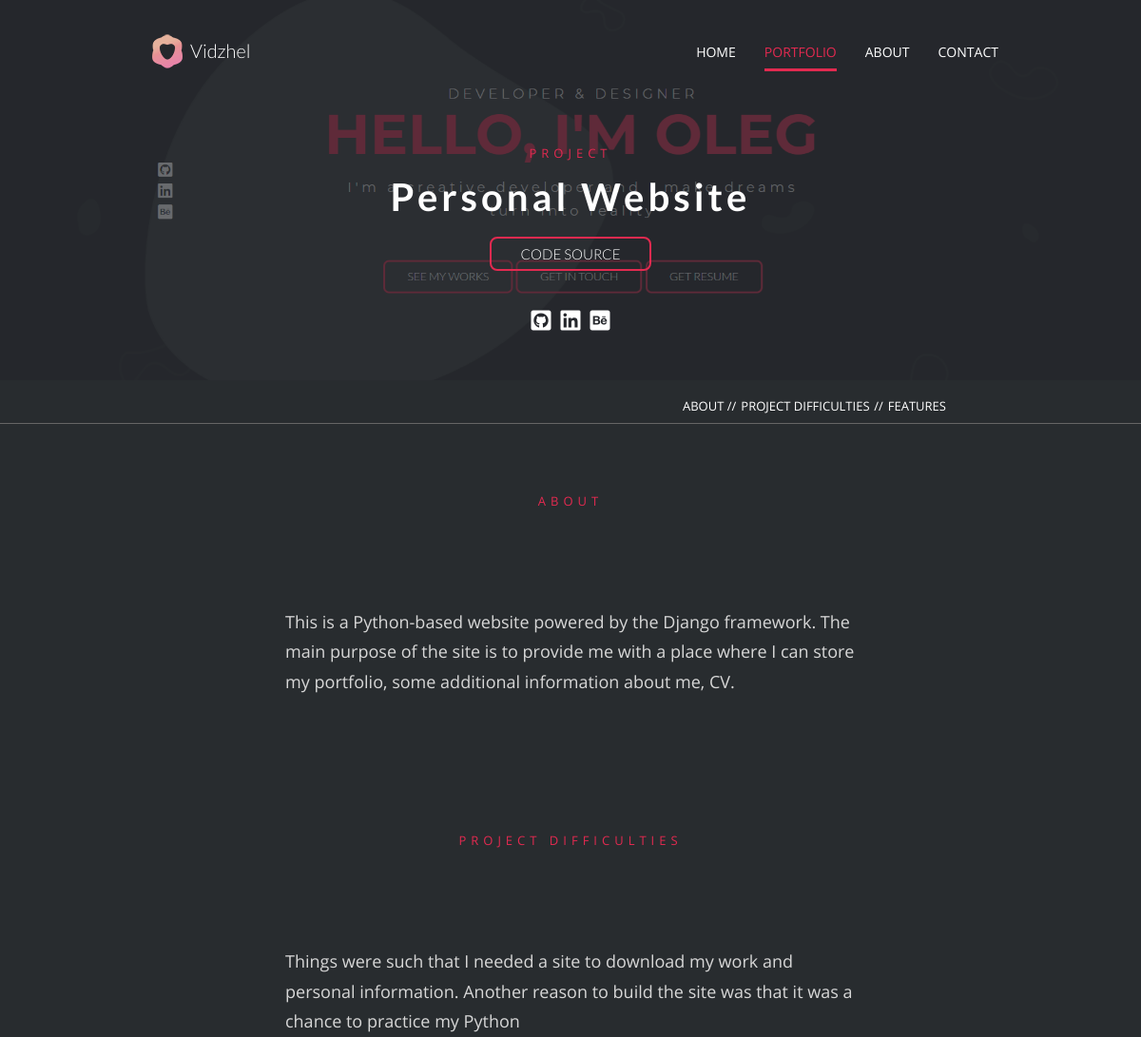
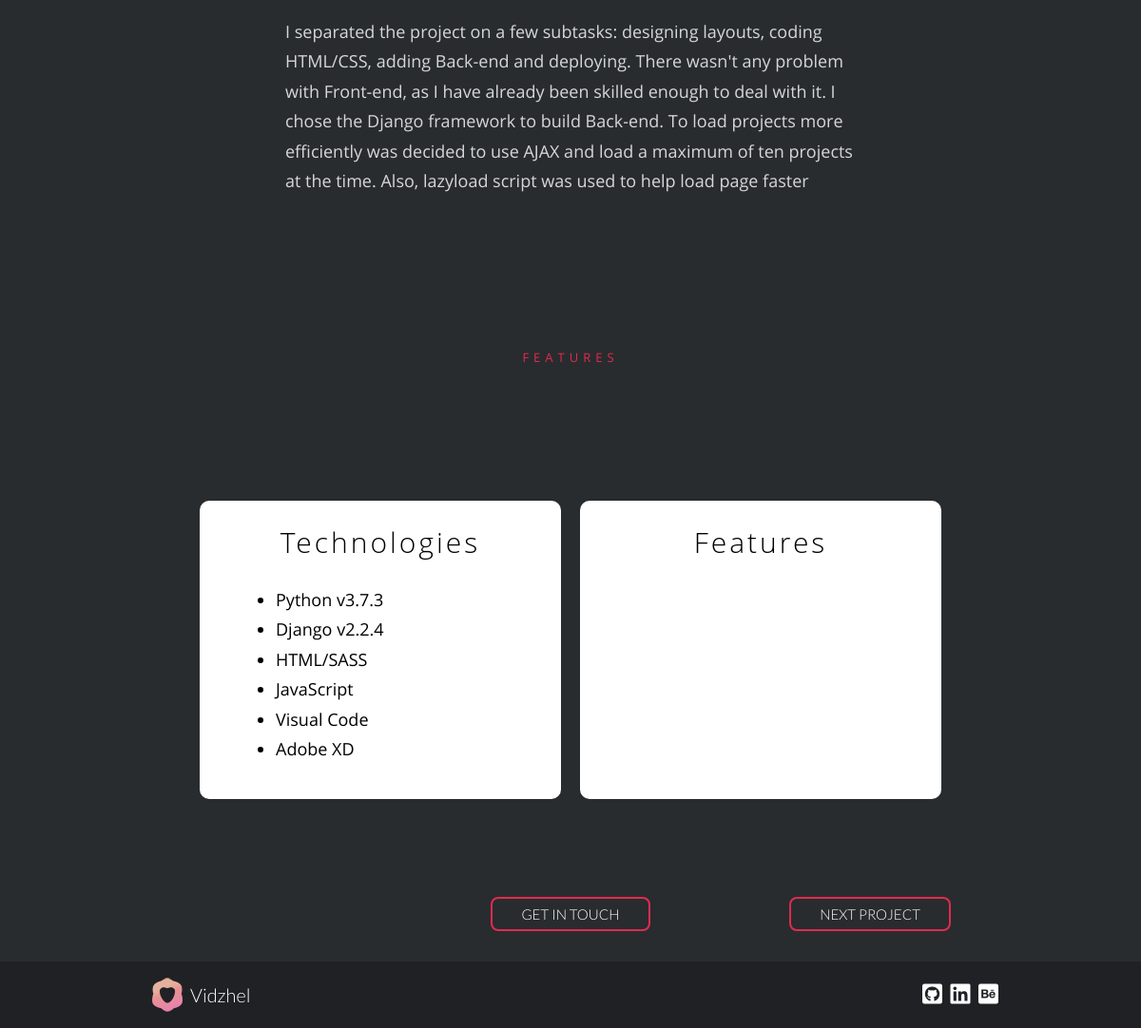
The page /portfolio/details/personal_website on the database its author committed (2 pictures, top to bottom).
### projects/models.py (models this page shows, shortened)
class ProjectItem(models.Model):
    alias = models.CharField(max_length=40, primary_key=True)
    title = models.CharField(max_length=40)
    description = models.TextField()
    img = models.ImageField(
        upload_to=f"project_item/images", help_text="Select image for this project")
    upload_date = models.DateTimeField(auto_now=False, auto_now_add=True)
    in_progress = models.BooleanField(default=False,
                                      help_text="Determines if this project currently in progress")
    code_source = models.CharField(
        max_length=100, help_text="Link on this project's code source")
    categories = models.ManyToManyField(
        Category, help_text="Choose categories for this project")
    tags = models.ManyToManyField(
        Tag, help_text="Choose tags for this project")
    about = models.TextField()
    about_img = models.ImageField(
        upload_to=f"project_item/images", help_text="Select image for this section", null=True, blank=True)
    project_difficulties = models.TextField(null=True, blank=True)
    project_difficulties_img = models.ImageField(
        upload_to=f"project_item/images", help_text="Select image for this section", null=True, blank=True)
    solutions = models.TextField(null=True, blank=True)
    solutions_img = models.ImageField(
        upload_to=f"project_item/images", help_text="Select image for this section", null=True, blank=True)
    features = models.TextField(null=True, blank=True, help_text="Each item of the list splits on two parts:\n {title%content%endtitle}{items%item1;item2;item3;%enditems}")
    technologies = models.TextField(null=True, blank=True, help_text="Each item of the list splits on two parts:\n {title%content%endtitle}{items%item1;item2;item3;%enditems}")
    list_regex = re.compile(
        r"(?:{title%\s*(?P<title>.*)\s*%endtitle})\s*(?:{items%\s*(?P<items>.*;)*\s*%enditems})?\s*", re.IGNORECASE)
    class Meta:
        ordering = ["-upload_date"]
    def get_cleaned_data(self):
        features_cleaned = [match.groupdict()
                            for match in self.list_regex.finditer(self.features)]
        technologies_cleaned = [match.groupdict()
                                for match in self.list_regex.finditer(self.technologies)]
        for feature in features_cleaned:
            if(feature["items"]):
                feature["items"] = feature.get("items", "").split(";")
        for technologie in technologies_cleaned:
            if(technologie["items"]):
                technologie["items"] = technologie.get("items", "").split(";")
        data = {
            "alias": self.alias,
            "title": self.title,
            "description": self.description,
            "img": self.img,
            "upload_date": self.upload_date,
            "in_progress": self.in_progress,
            "code_source": self.code_source,
            "categories": self.categories,
            "tags": self.tags,
            "about": self.about,
            "about_img": self.about_img,
            "project_difficulties": self.project_difficulties,
            "project_difficulties_img": self.project_difficulties_img,
            "solutions": self.solutions,
            "solutions_img": self.solutions_img,
            "features": features_cleaned,
            "technologies": technologies_cleaned,
        }
        return data

### projects/views.py (the view)
# urls.py: path("details/<slug:alias>", project_details, name="project_details"),
def project_details(request, alias):
    project = get_object_or_404(ProjectItem, pk=alias)
    projects = ProjectItem.objects.all()
    previous_project_alias =""
    next_project_alias = ""
    for i in range(len(projects)):
        if(projects[i].alias == alias):
            if(i > 0):
                previous_project_alias = projects[i-1].alias
            if(i < len(projects) - 1):
                next_project_alias = projects[i+1].alias
    print(previous_project_alias, next_project_alias)
    context = {
        "project": project.get_cleaned_data(),
        "previous_project_alias": previous_project_alias,
        "next_project_alias": next_project_alias,
    }
    return render(request, "projects/portfolio_item.html", context)

### projects/templates/projects/portfolio_item.html (shortened to what this page needs)
{% extends 'base.html' %}
{% load static %}
{% block fixed_nav %}
        <div class="nav_wrapper">
            <div class="fixed_nav">
                <div class="anim_inner outher_container">
                    <a class="logo_link" href="{% url 'home_page' %}">
                        <div class="logo">
                            <img src="{% static 'base/images/Logo.png' %}" alt="vidzhel_logo">
                            <span class="logo_text">Vidzhel</span>
                        </div>
                    </a>
                    <nav class="main_nav">
                        <ul class="list_container">
                            <div class="list">
                                <ul>
                                    <li><a href="{% url 'home_page' %}">HOME</a></li>
                                    <li class="active"><a href="{% url 'projects_list' %}">PORTFOLIO</a></li>
                                    <li><a href="{% url 'about' %}">ABOUT</a></li>
                                    <li><a href="{% url 'home_page' %}#get_in_touch">CONTACT</a></li>
                                </ul>
                            </div>
                        </ul>
                    </nav>
                </div>
            </div>
        </div>
{% endblock fixed_nav %}
{% block content %}
    <div class="parallax-window" data-z-index="1" data-speed="0.2" data-parallax="scroll"
        data-image-src="/media/{{project.img}}">
        <header class="header">
            <div class="outher_container">
                <div class="section_heading">
                    <h1>Project</h1>
                    <h2>
                        {{project.title}}
                    </h2>
                    <div class="button"><a rel="nofollow" href="{{project.code_source}}" target="_blank">code source</a></div>
                </div>
                <div class="social_media">
                    <a target="_blank" rel="nofollow" href="https://github.com/Vidzhel" class="hoverable"><i
                            class="fab fa-github-square fa-lg"></i></a>
                    <a target="_blank" rel="nofollow" href="https://www.linkedin.com/in/vidzhel/" class="hoverable"><i
                            class="fab fa-linkedin fa-lg"></i></a>
                    <a target="_blank" rel="nofollow" href="https://www.behance.net/vidzhel" class="hoverable"><i class="fab fa-behance-square fa-lg"></i></a>
                </div>
            </div>
        </header>
    </div>
    <div class="section_nav">
        <div class="container">
            <div class="categories">
                <ul>
                    {% if project.about %}
                    <li><a class="smooth_scroll" data-anchor="about" data-duration="1000">ABOUT</a></li>
                    {% endif %}
                    {% if project.project_difficulties %}
                    <li><a class="smooth_scroll" data-anchor="project_difficulties" data-duration="1300">Project
                            Difficulties</a>
                    </li>
                    {% endif %}
                    {% if project.features or project.technologies %}
                    <li><a class="smooth_scroll" data-anchor="features" data-duration="1700">features</a>
                    </li>
                    {% endif %}
                </ul>
            </div>
        </div>
    </div>
    {% if project.about %}
    <section class="section about" id="about">
        <div class="text_container">
            <div class="section_heading">
                <h1>about</h1>
            </div>
            <div class="content">
               {{project.about|safe}}
            </div>
        </div>
    </section>
    {% endif %}
    {% if project.project_difficulties %}
    <section class="section about" id="project_difficulties">
        <div class="text_container">
            <div class="section_heading">
                <h1>Project difficulties</h1>
            </div>
            <div class="content">
                {{project.project_difficulties|safe}}
            </div>
        </div>
    </section>
    {% endif %}
    {% if project.features or project.technologies %}
    <div class="parallax-window" id="skills" data-z-index="1" data-speed="0.2" data-parallax="scroll"
        data-image-src="{% static 'base/images/forest.jpg' %}">
        <section class="section" id="features">
            <div class="container">
                <div class="section_heading">
                    <h1>Features</h1>
                </div>
                <div class="content">
                    <div class="skills">
                        <div class="skills_item">
                            <h3>Technologies</h3>
                             {% for skill in project.technologies %}
                                    <ul>
                                        {% for item in skill.items %}
                                            {% if item %}
                                            <li>{{item|safe}}</li>
                                            {% endif %}
                                        {% endfor %}
                                    </ul>
                                {% endfor %}
                        </div>
                        <div class="skills_item">
                            <h3>Features</h3>
                        </div>
                    </div>
                </div>
            </div>
        </section>
    </div>
    {% endif %}
    <div class="container">
        <div class="button_wrapper">
            <div class="button center" ><a href="{% url 'home_page' %}#get_in_touch">Get in touch</a></div>
            {% if next_project_alias %}
                <div class="button right"><a href="{% url 'project_details' next_project_alias %}">Next project</a></div>
            {% endif %}
        </div>
    </div>
{% endblock content %}
{% block styles %}
    <link rel="stylesheet" href="{% static 'base/styles/css/portfolio_item_page.min.css' %}">
{% endblock styles %}

### templates/base.html (style rules this page uses)
body { opacity: 0; overflow-x: hidden; }
html { background-color: #282C2F; }

### rows shown on the page
ProjectItem: title "Personal Website", about "This is a Python-based website powered by the Django framework. The main purpose of the site is to provide me with a place where I can store my portfolio, some additional information about me, CV.", project_difficulties "Things were such that I needed a site to download my work and personal information. Another reason to build the site was that it was a chance to practice my Python I separated the project on a few subtasks: designing layouts, coding HTML/CSS, adding Back-end and deploying. There wasn't any problem with Front-end, as I have already been skilled enough to deal with it. I chose the Django framework to build Back-end. To load projects more efficiently was decided to use AJAX and load a maximum of ten projects at the time. Also, lazyload script was used to help load page faster"

### other values the page prints
{{ item|safe }} "Python v3.7.3" "Django v2.2.4" "HTML/SASS" "JavaScript" "Visual Code" "Adobe XD"
